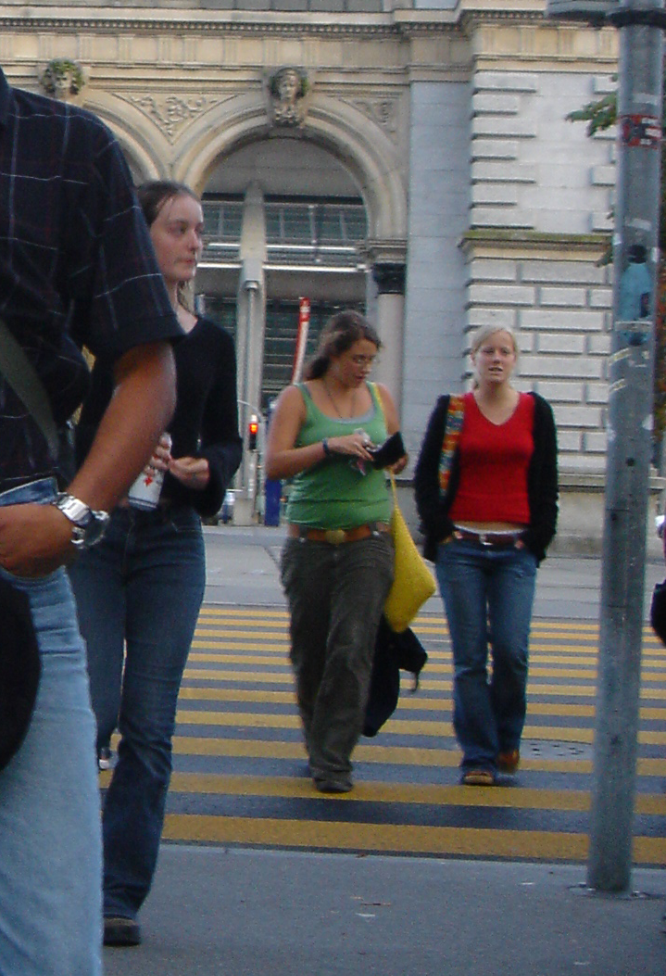
%> input picture Test/example1.png, 666 x 976 px
$ octave --eval "result = pos_data('Test/example1.png');"   (GNU Octave 9; MATLAB toolbox functions it lacks are replaced by stand-ins)
%> lines starting %> are read from the running program, lines starting %| are printed output that depends on the picture
function [train_data_pos,label_ops] = pos_data(pos_train_names)
%> called with pos_train_names = 'Test/example1.png'
    dir = pwd();
    num = size(pos_train_names,1);
    train_data_pos = []; % to hold all the HoG for training
    trn_imgs = [];
    imsize = [300, 100];

    for i = 1:num
        input_dir = strcat(dir,'/Trainsvm/humanpos/',pos_train_names(i,:));
        input_raw = imresize(imread(input_dir),imsize);
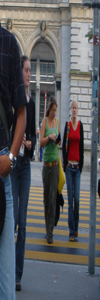
%> input_raw: size 300x100x3 uint8; mean R, G, B 91, 91.7, 94.3
        if(i<8) trn_imgs  = [trn_imgs,input_raw];end
        input = rgb2gray(input_raw);
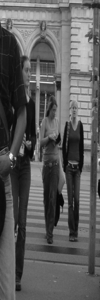
%> input: size 300x100 uint8; min 5, max 249, mean 91.8
%> (the run ends here)

$ run again, on Test/example2.png
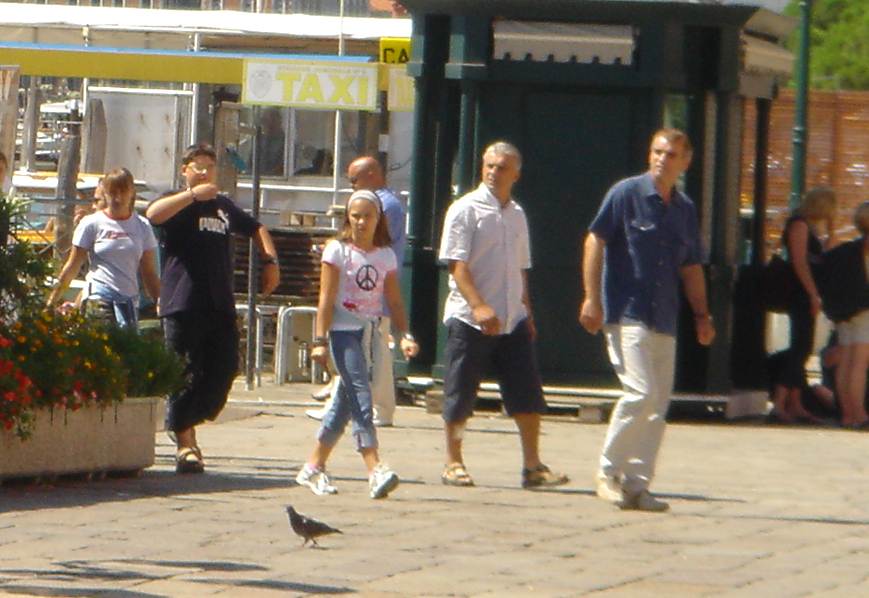
%> input picture Test/example2.png, 869 x 598 px
%> in pos_data, `input_raw = imresize(imread(input_dir),imsize);`:
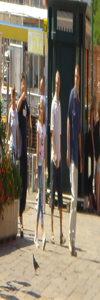
%> input_raw: size 300x100x3 uint8; mean R, G, B 126.4, 115.6, 98.3
%> in pos_data, `input = rgb2gray(input_raw);`:
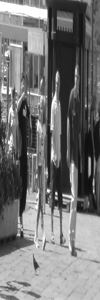
%> input: size 300x100 uint8; min 15, max 255, mean 116.8

$ run again, on Test/example3.png
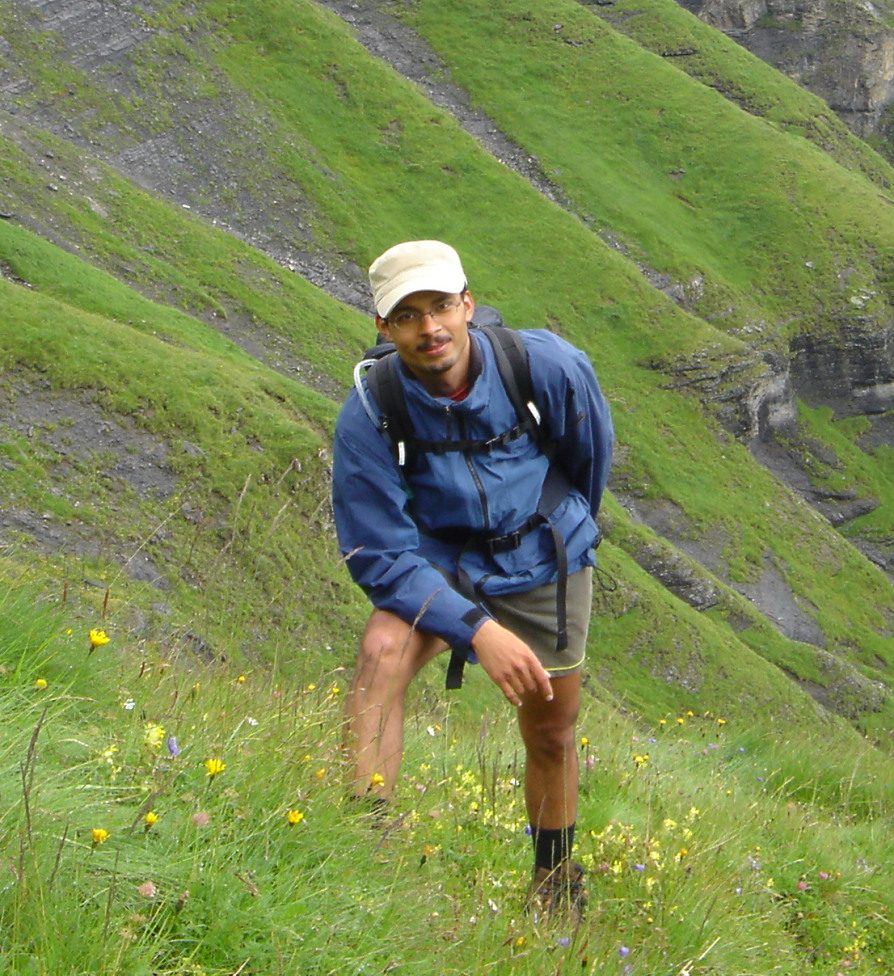
%> input picture Test/example3.png, 894 x 976 px
%> in pos_data, `input_raw = imresize(imread(input_dir),imsize);`:
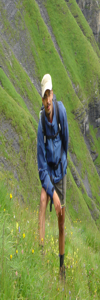
%> input_raw: size 300x100x3 uint8; mean R, G, B 121.3, 135.8, 81.9
%> in pos_data, `input = rgb2gray(input_raw);`:
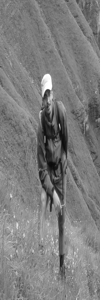
%> input: size 300x100 uint8; min 10, max 255, mean 125.3

$ run again, on Test/example4.png
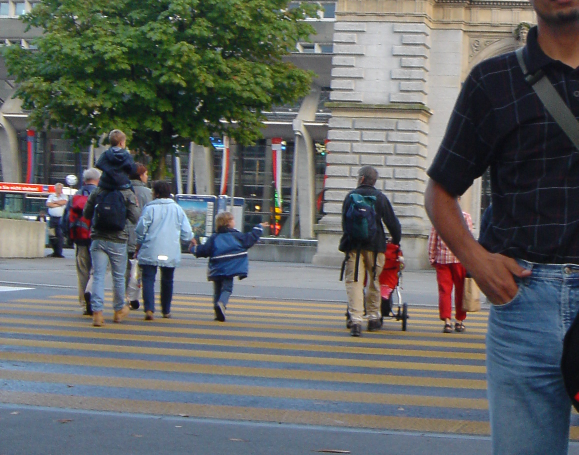
%> input picture Test/example4.png, 1157 x 910 px (shown at 1/2 size)
%> in pos_data, `input_raw = imresize(imread(input_dir),imsize);`:
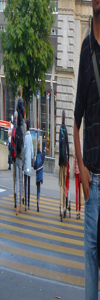
%> input_raw: size 300x100x3 uint8; mean R, G, B 99.7, 102.9, 101.1
%> in pos_data, `input = rgb2gray(input_raw);`:
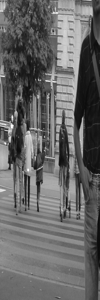
%> input: size 300x100 uint8; min 9, max 255, mean 101.7
